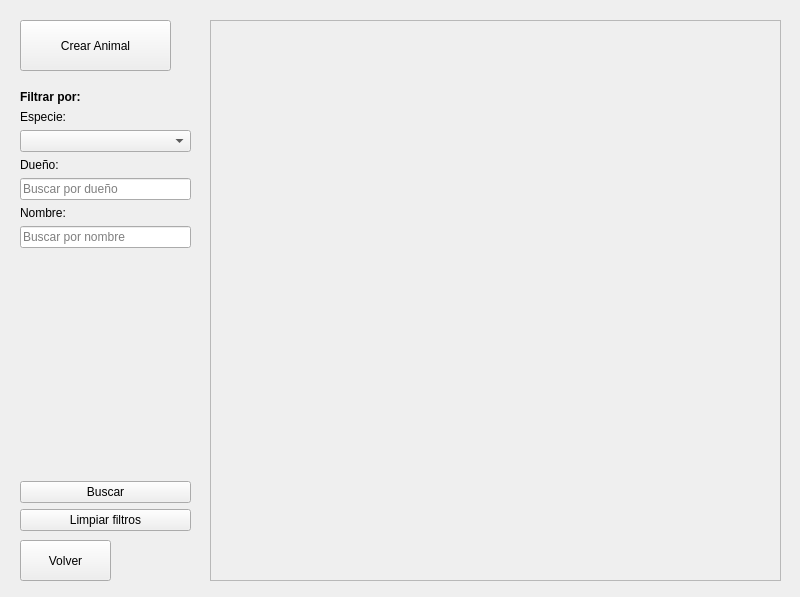
<?xml version="1.0" encoding="UTF-8"?>
<ui version="4.0">
 <class>MainWindow</class>
 <widget class="QMainWindow" name="MainWindow">
  <property name="geometry">
   <rect>
    <x>0</x>
    <y>0</y>
    <width>800</width>
    <height>597</height>
   </rect>
  </property>
  <property name="windowTitle">
   <string>Gestión de Animales</string>
  </property>
  <widget class="QWidget" name="centralwidget">
   <widget class="QPushButton" name="crearButton">
    <property name="geometry">
     <rect>
      <x>20</x>
      <y>20</y>
      <width>151</width>
      <height>51</height>
     </rect>
    </property>
    <property name="text">
     <string>Crear Animal</string>
    </property>
   </widget>
   <widget class="QPushButton" name="volverButton">
    <property name="geometry">
     <rect>
      <x>20</x>
      <y>540</y>
      <width>91</width>
      <height>41</height>
     </rect>
    </property>
    <property name="text">
     <string>Volver</string>
    </property>
   </widget>
   <widget class="QScrollArea" name="informationScroll">
    <property name="geometry">
     <rect>
      <x>210</x>
      <y>20</y>
      <width>571</width>
      <height>561</height>
     </rect>
    </property>
    <property name="horizontalScrollBarPolicy">
     <enum>Qt::ScrollBarPolicy::ScrollBarAlwaysOff</enum>
    </property>
    <property name="widgetResizable">
     <bool>true</bool>
    </property>
    <widget class="QWidget" name="scrollAreaWidgetContents">
     <property name="geometry">
      <rect>
       <x>0</x>
       <y>0</y>
       <width>569</width>
       <height>559</height>
      </rect>
     </property>
     <widget class="QWidget" name="verticalLayoutWidget">
      <property name="geometry">
       <rect>
        <x>0</x>
        <y>0</y>
        <width>571</width>
        <height>561</height>
       </rect>
      </property>
      <layout class="QVBoxLayout" name="rows">
       <property name="sizeConstraint">
        <enum>QLayout::SizeConstraint::SetMinimumSize</enum>
       </property>
      </layout>
     </widget>
    </widget>
   </widget>
   <widget class="QWidget" name="verticalLayoutWidget_2">
    <property name="geometry">
     <rect>
      <x>20</x>
      <y>90</y>
      <width>171</width>
      <height>441</height>
     </rect>
    </property>
    <layout class="QVBoxLayout" name="filterLayout">
     <item>
      <widget class="QLabel" name="filterLabel">
       <property name="font">
        <font>
         <bold>true</bold>
        </font>
       </property>
       <property name="text">
        <string>Filtrar por:</string>
       </property>
      </widget>
     </item>
     <item>
      <widget class="QLabel" name="speciesLabel">
       <property name="text">
        <string>Especie:</string>
       </property>
      </widget>
     </item>
     <item>
      <widget class="QComboBox" name="speciesComboBox"/>
     </item>
     <item>
      <widget class="QLabel" name="ownerLabel">
       <property name="text">
        <string>Dueño:</string>
       </property>
      </widget>
     </item>
     <item>
      <widget class="QLineEdit" name="ownerFilterInput">
       <property name="placeholderText">
        <string>Buscar por dueño</string>
       </property>
      </widget>
     </item>
     <item>
      <widget class="QLabel" name="nameLabel">
       <property name="text">
        <string>Nombre:</string>
       </property>
      </widget>
     </item>
     <item>
      <widget class="QLineEdit" name="nameFilterInput">
       <property name="placeholderText">
        <string>Buscar por nombre</string>
       </property>
      </widget>
     </item>
     <item>
      <spacer name="verticalSpacer">
       <property name="orientation">
        <enum>Qt::Orientation::Vertical</enum>
       </property>
       <property name="sizeHint" stdset="0">
        <size>
         <width>20</width>
         <height>40</height>
        </size>
       </property>
      </spacer>
     </item>
     <item>
      <widget class="QPushButton" name="searchButton">
       <property name="text">
        <string>Buscar</string>
       </property>
      </widget>
     </item>
     <item>
      <widget class="QPushButton" name="clearFiltersButton">
       <property name="text">
        <string>Limpiar filtros</string>
       </property>
      </widget>
     </item>
    </layout>
   </widget>
  </widget>
 </widget>
 <resources/>
 <connections/>
</ui>
